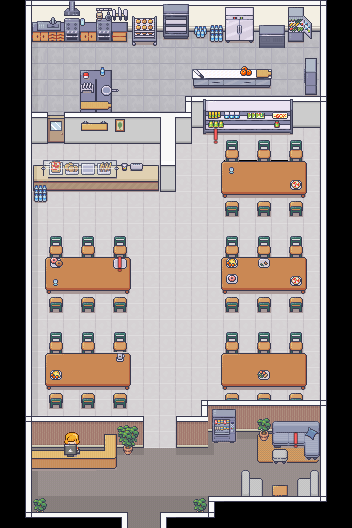

This game map was drawn from its Tiled (.tmx) file and the tilesets committed beside it. A one-line description and the trimmed map source follow:
An orthogonal 22x33 tile map with 16x16 px tiles, 6 tile layers (Tile Layer 1, walls, objects-lower, objects, ...), 1 hidden layer not drawn, 10 tilesets and 5 objects (college meal, get a snack, tiktok and chill, transition, spawnpoint).

<map version="1.10" tiledversion="1.10.2" orientation="orthogonal" renderorder="right-down" width="22" height="33" tilewidth="16" tileheight="16" infinite="0" nextlayerid="12" nextobjectid="10">
 <tileset firstgid="1" name="Room_Builder_16x16" tilewidth="16" tileheight="16" tilecount="8284" columns="76">
  <image source="Room_Builder_16x16.png" trans="000000" width="1216" height="1744" />
  <tile id="392">
   <properties>
    <property name="transition" value="maps/map3/map3.tmx" />
   </properties>
  </tile>
  <tile id="623">
   <properties>
    <property name="blocked" value="" />
   </properties>
  </tile>
 </tileset>
 <tileset firstgid="8285" name="19_Hospital_16x16" tilewidth="16" tileheight="16" tilecount="1760" columns="16">
  <image source="19_Hospital_16x16.png" trans="000000" width="256" height="1760" />
 </tileset>
 <tileset firstgid="10045" name="5_Classroom_and_library_16x16" tilewidth="16" tileheight="16" tilecount="544" columns="16">
  <image source="5_Classroom_and_library_16x16.png" trans="000000" width="256" height="544" />
 </tileset>
 <tileset firstgid="10589" name="2_LivingRoom_16x16" tilewidth="16" tileheight="16" tilecount="720" columns="16">
  <image source="2_LivingRoom_16x16.png" trans="000000" width="256" height="720" />
  <tile id="378">
   <properties>
    <property name="activity" value="Eat,Piazza" />
   </properties>
  </tile>
 </tileset>
 <tileset firstgid="11309" name="4_Bedroom_16x16" tilewidth="16" tileheight="16" tilecount="1712" columns="16">
  <image source="4_Bedroom_16x16.png" trans="000000" width="256" height="1712" />
 </tileset>
 <tileset firstgid="13021" name="1_Generic_16x16" tilewidth="16" tileheight="16" tilecount="1248" columns="16">
  <image source="1_Generic_16x16.png" trans="000000" width="256" height="1248" />
 </tileset>
 <tileset firstgid="14269" name="16_Grocery_store_16x16" tilewidth="16" tileheight="16" tilecount="1248" columns="16">
  <image source="16_Grocery_store_16x16.png" trans="000000" width="256" height="1248" />
 </tileset>
 <tileset firstgid="15517" name="12_Kitchen_16x16" tilewidth="16" tileheight="16" tilecount="784" columns="16">
  <image source="12_Kitchen_16x16.png" trans="000000" width="256" height="784" />
 </tileset>
 <tileset firstgid="16301" name="activitymark" tilewidth="16" tileheight="16" tilecount="1" columns="1">
  <image source="oie_1512512TG0HYYOf.png" width="16" height="16" />
 </tileset>
 <tileset firstgid="16302" name="Room_Builder_16x16" tilewidth="16" tileheight="16" tilecount="8284" columns="76">
  <image source="Room_Builder_16x16.png" trans="000000" width="1216" height="1744" />
  <tile id="392">
   <properties>
    <property name="transition" value="maps/map1/map1.tmx" />
   </properties>
  </tile>
  <tile id="623">
   <properties>
    <property name="blocked" value="blocked" />
   </properties>
  </tile>
  <tile id="2323">
   <properties>
    <property name="collision" value="" />
   </properties>
  </tile>
 </tileset>
 <layer id="7" name="collisions" width="22" height="33" visible="0">
  <data>[726 cells, 393 non-empty, 4 distinct tile ids]</data>
 </layer>
 <layer id="1" name="Tile Layer 1" width="22" height="33">
  <data>[726 cells, 482 non-empty, 15 distinct tile ids]</data>
 </layer>
 <layer id="2" name="walls" width="22" height="33">
  <data>[726 cells, 178 non-empty, 28 distinct tile ids]</data>
 </layer>
 <layer id="5" name="objects-lower" width="22" height="33">
  <data>[726 cells, 117 non-empty, 44 distinct tile ids]</data>
 </layer>
 <layer id="3" name="objects" width="22" height="33">
  <data>[726 cells, 210 non-empty, 98 distinct tile ids]</data>
 </layer>
 <layer id="4" name="objects-higher" width="22" height="33">
  <data>[726 cells, 49 non-empty, 46 distinct tile ids]</data>
 </layer>
 <layer id="6" name="objects-higher-higher" width="22" height="33">
  <data>[726 cells, 28 non-empty, 20 distinct tile ids]</data>
 </layer>
 <objectgroup id="8" name="activities">
  <object id="1" name="college meal" x="105.863" y="229.665" width="29.56" height="44.4535">
   <properties>
    <property name="activity_achievements" value="WELL_ROUNDED" />
    <property name="activity_str" value="get college meal" />
    <property name="activity_time" type="int" value="1" />
    <property name="activity_type" value="eat" />
    <property name="change_stats" value="0.1,0.15" />
    <property name="is_activity" type="bool" value="true" />
   </properties>
  </object>
  <object id="2" name="get a snack" x="207.808" y="119.314" width="84.7185" height="28.7373">
   <properties>
    <property name="activity_achievements" value="SNACK_MASTER,WELL_ROUNDED" />
    <property name="activity_str" value="have a snack" />
    <property name="activity_time" type="int" value="1" />
    <property name="activity_type" value="eat" />
    <property name="change_stats" value="0.1,0.1" />
    <property name="is_activity" type="bool" value="true" />
   </properties>
  </object>
  <object id="3" name="tiktok and chill" x="263.659" y="429.231" width="54.0938" height="39.3094">
   <properties>
    <property name="activity_achievements" value="WELL_ROUNDED" />
    <property name="activity_str" value="watch tiktoks" />
    <property name="activity_time" type="int" value="1" />
    <property name="activity_type" value="relax" />
    <property name="change_stats" value="0.1,0.15" />
    <property name="is_activity" type="bool" value="true" />
   </properties>
  </object>
 </objectgroup>
 <objectgroup id="10" name="spawnpoints">
  <object id="6" name="transition" x="124.491" y="506.231" width="34.5097" height="20.7169">
   <properties>
    <property name="map_id" value="NEW_WORLD" />
    <property name="spawnpoint" value="P7hdS" />
   </properties>
  </object>
 </objectgroup>
 <objectgroup id="11" name="spawnpoint">
  <object id="7" name="spawnpoint" x="65.8633" y="479.579" width="2" height="2">
   <properties>
    <property name="spawnpoint" type="bool" value="true" />
   </properties>
  </object>
 </objectgroup>
</map>
